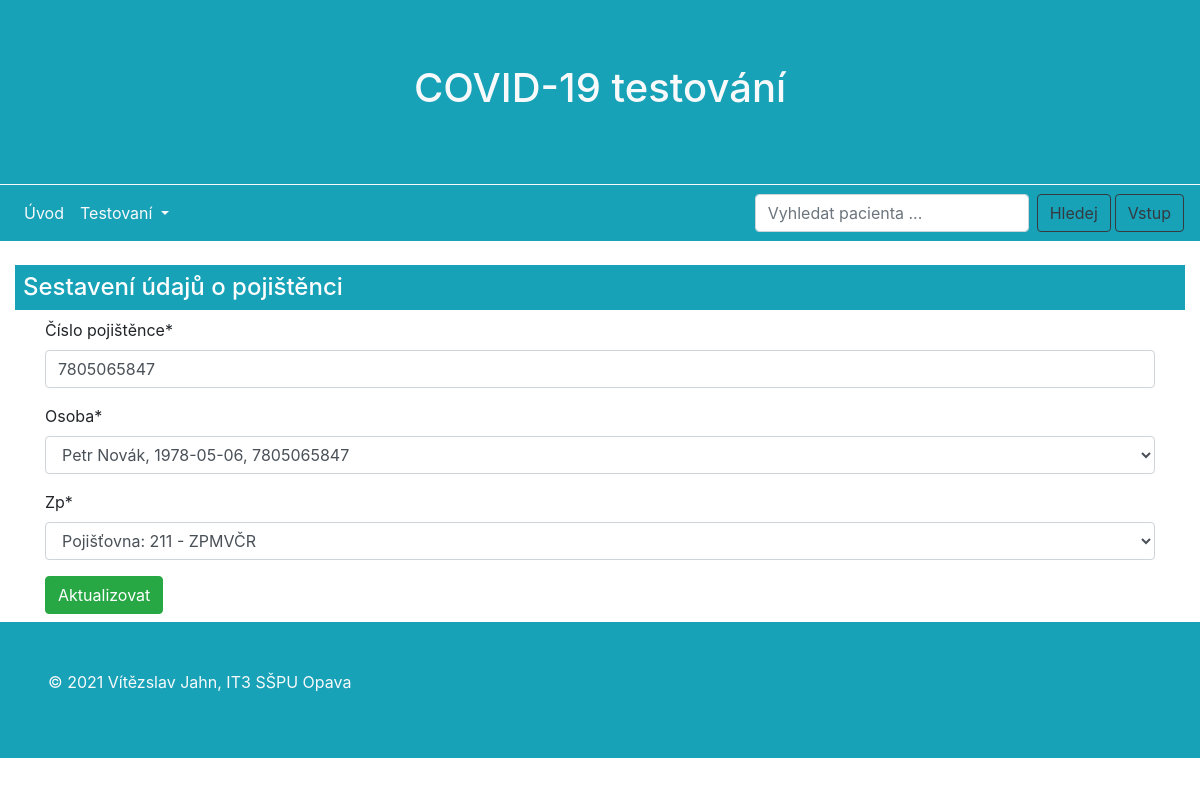
The page /covid/pojistenec/5/update/ on the database as committed earlier.
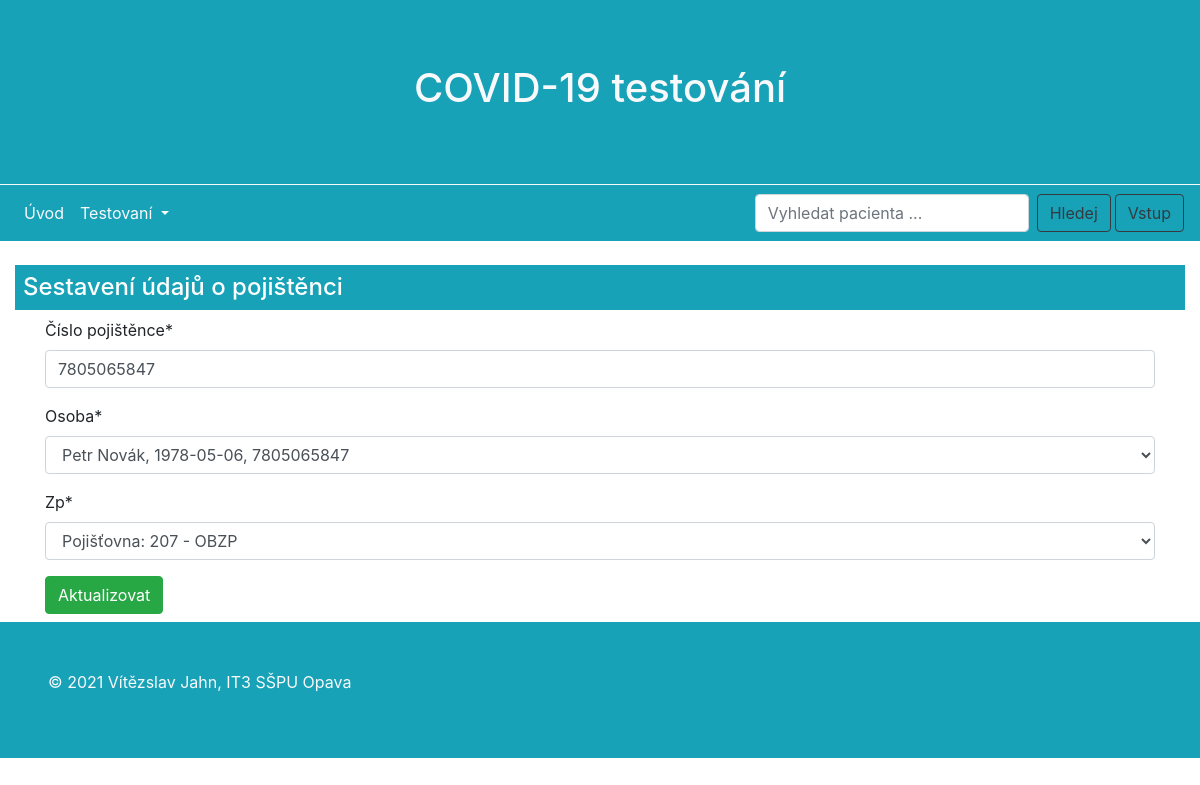
The same page on the database as committed later.
### covidtest/models.py (models this page shows, shortened)
class Pojistenec(models.Model):
    cislo_pojistence = models.CharField(validators=[is_number], verbose_name="Číslo pojištěnce", max_length=10, unique=True)
    osoba = models.OneToOneField(Osoba, on_delete=models.CASCADE)
    zp = models.ForeignKey(Pojistovna, on_delete=models.CASCADE)
    class Meta:
        ordering = ["cislo_pojistence"]
    '''
    def get_absolute_url(self):
        return reverse('test-create')
    '''

### covidtest/views.py (the view)
# urls.py: path('pojistenec/<int:pk>/update/', views.PojistenecUpdateView.as_view(), name='update-pojistenec'),
class PojistenecUpdateView(UpdateView, LoginRequiredMixin, PermissionRequiredMixin):
    model = Pojistenec
    fields = ['cislo_pojistence', 'osoba', 'zp']
    template_name = 'stranky/update/pojistenec_form_update.html'
    success_url = reverse_lazy('seznam_testu')
    login_url = '/accounts/login/'
    permission_required = 'covidtest.change_pojistenec'

### covidtest/models.py (called while the page is built)
    def __str__(self):
        return f'{self.jmeno} {self.prijmeni}, {str(self.datum_narozeni)}, ' \
               f'{self.rodne_cislo}'

    def __str__(self):
        return f'Pojišťovna: {self.pojistovna}'

### covidtest/templates/stranky/update/pojistenec_form_update.html (shortened to what this page needs)
{% extends "base.html" %}
{% load crispy_forms_tags %}
{% block content %}
<h4 class="text-left bg-info text-white p-2 mb-2">
    Sestavení údajů o pojištěnci
</h4>
<div class="container">
    <form method="post">
        {{ form|crispy }}
        <button type="submit" class="btn btn-success">Aktualizovat</button>
    </form>
</div>
{% endblock %}

Rows that differ between the two databases and show on the page:
changed Pojistenec: zp "Pojišťovna: 211 - ZPMVČR" → "Pojišťovna: 207 - OBZP"
